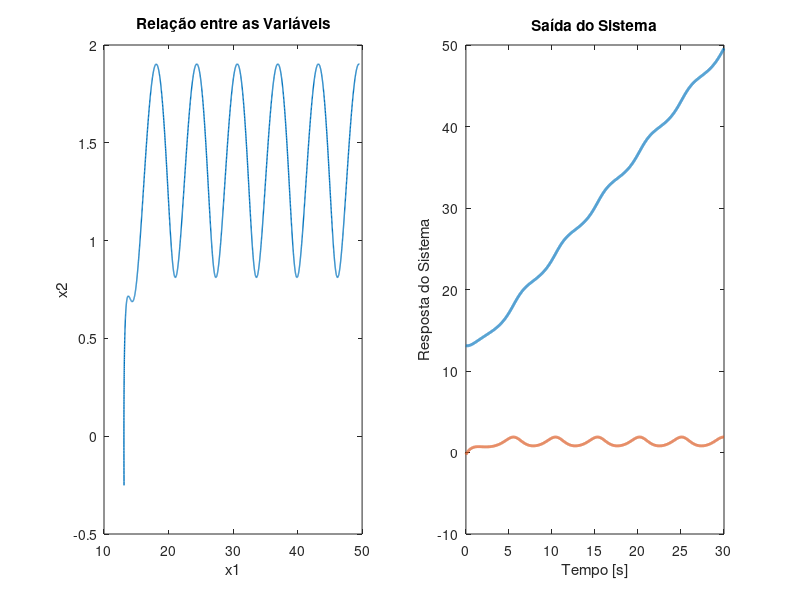

MATLAB code to generate this figure:
%format long
function Problema3Ex4
    clear all; clc; warning off;
    x0 = [10 0];% chute inicial
    options = optimset('LargeScale','off');
    [x,fval, exitflag, output] = fminsearch(@Problema3Ex4Otimizacao,x0)
end

function [fval] = Problema3Ex4Otimizacao(X)
    x0 = X;
    t0 = 0;
    tf = 30;
    dt = 0.01;
    tpo = t0:dt:tf;
    [t,x] = ode45(@exemplo34,tpo,x0);
    x1 = x(:,1);
    x2 = x(:,2);
    
    % Graficos
    figure(1)
    pause(0.1);
    clf(1)
    subplot(1,2,1)
    plot(x1,x2,'LineWidth',1);
    hold on;
    title('Relação entre as Variáveis');
    xlabel('x1'); 
    ylabel('x2');
    hold off;

    hold on;
    subplot(1,2,2);
    plot(t,x,'LineWidth',2);
    title('Saída do Sistema');
    xlabel('Tempo [s]'); 
    ylabel('Resposta do Sistema');
    hold off;

    %função de avaliação
    aval1 = (max(x1) - min(x1))*100;
    aval2 = (max(x2) - min(x2))*100;

    fval = aval1 + aval2;
end

%função a ser otimizada
function xdot = exemplo34(t,x) %Função
    xdot = zeros(size(x,1),1);
    a = 1.1;
    b = 1.5;
    mu = 2.1;
    xdot(1) = x(2);
    xdot(2) = -a*sin(x(1)) -b*x(2) + mu;
end
